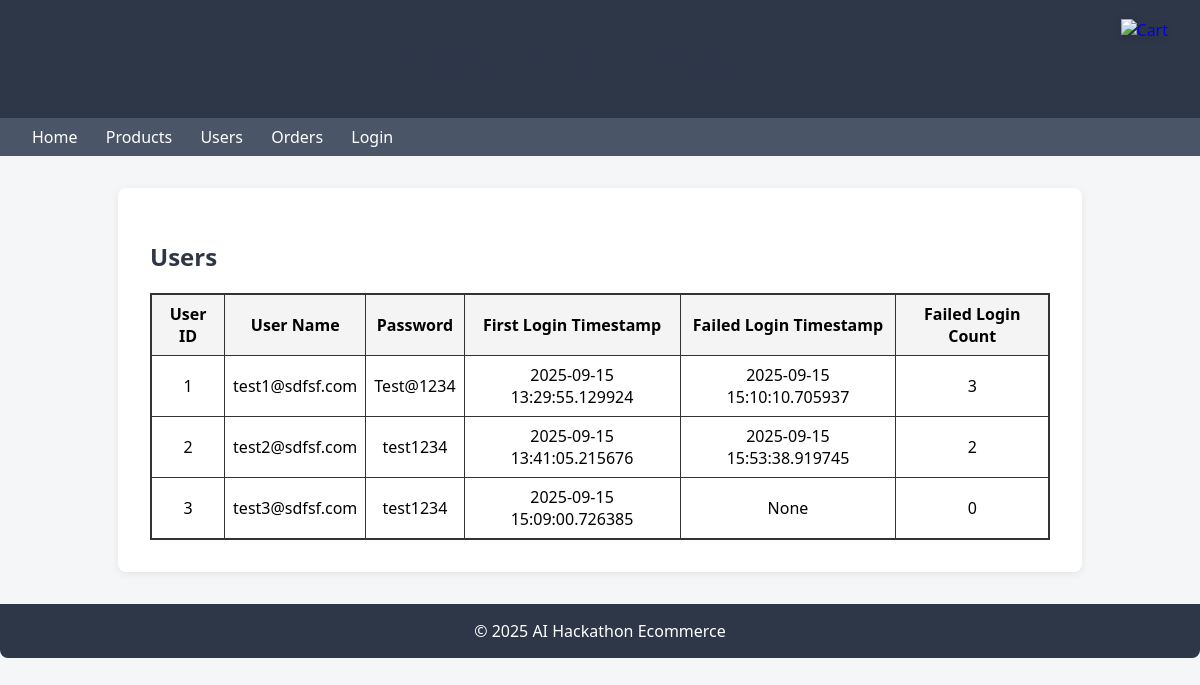
/users, run on an earlier commit of the app's database.
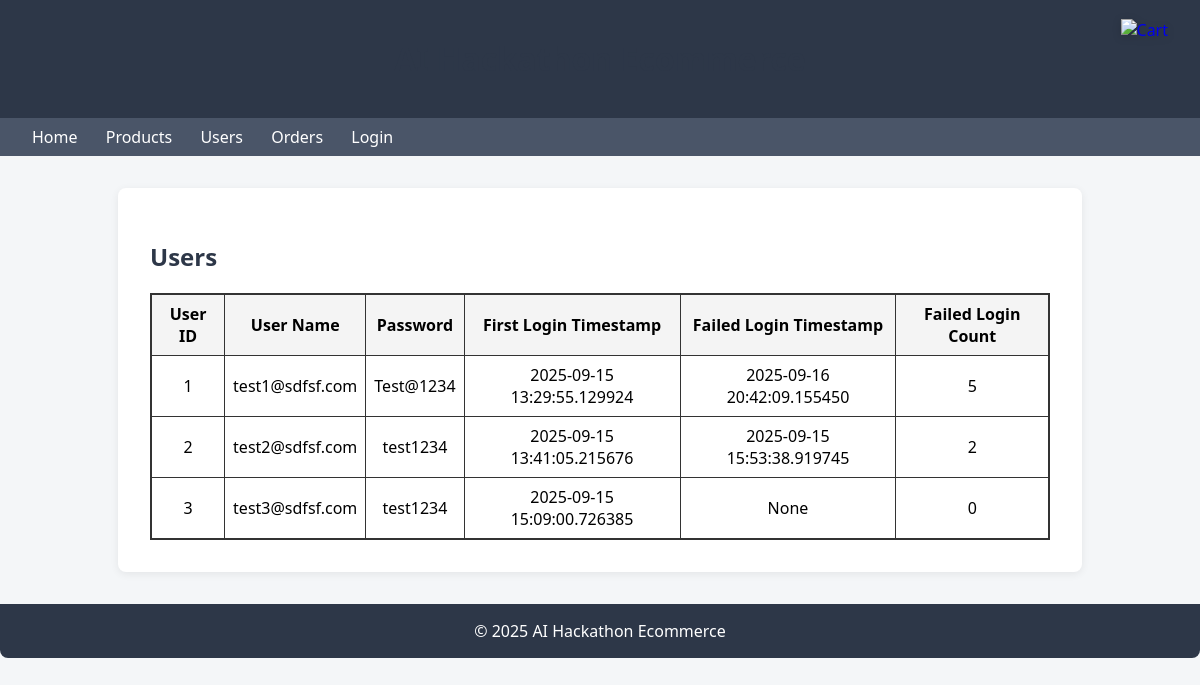
And on a later commit of the database.
### ai-hackathon-app/app.py (models this page shows)
class USER_INFO(db.Model):
    user_id = db.Column(db.Integer, primary_key=True, autoincrement=True)
    user_name = db.Column(db.String(100), unique=True, nullable=False)
    password = db.Column(db.String(12), nullable=False)
    first_login_ts = db.Column(db.DateTime)
    failed_login_ts = db.Column(db.DateTime)
    failed_login_count = db.Column(db.Integer, default=0)

### ai-hackathon-app/app.py (the view)
@app.route('/users')
def users_page():
    users = USER_INFO.query.all()
    return render_template('users.html', users=users)

### ai-hackathon-app/templates/users.html
{% extends 'base.html' %}
{% block content %}
<h2>Users</h2>
<table style="width:100%; border-collapse: collapse; border: 2px solid #333;">
    <thead>
        <tr style="background: #f4f4f4;">
            <th style="border: 1px solid #333; padding: 8px; text-align: center;">User ID</th>
            <th style="border: 1px solid #333; padding: 8px; text-align: center;">User Name</th>
            <th style="border: 1px solid #333; padding: 8px; text-align: center;">Password</th>
            <th style="border: 1px solid #333; padding: 8px; text-align: center;">First Login Timestamp</th>
            <th style="border: 1px solid #333; padding: 8px; text-align: center;">Failed Login Timestamp</th>
            <th style="border: 1px solid #333; padding: 8px; text-align: center;">Failed Login Count</th>
        </tr>
    </thead>
    <tbody>
    {% for user in users %}
        <tr>
            <td style="border: 1px solid #333; padding: 8px; text-align: center;">{{ user.user_id }}</td>
            <td style="border: 1px solid #333; padding: 8px; text-align: center;">{{ user.user_name }}</td>
            <td style="border: 1px solid #333; padding: 8px; text-align: center;">{{ user.password }}</td>
            <td style="border: 1px solid #333; padding: 8px; text-align: center;">{{ user.first_login_ts }}</td>
            <td style="border: 1px solid #333; padding: 8px; text-align: center;">{{ user.failed_login_ts }}</td>
            <td style="border: 1px solid #333; padding: 8px; text-align: center;">{{ user.failed_login_count }}</td>
        </tr>
    {% endfor %}
    </tbody>
</table>
{% endblock %}

### ai-hackathon-app/templates/base.html (shortened to what this page needs)
<!DOCTYPE html>
<html lang="en">
<head>
    <link rel="stylesheet" href="{{ url_for('static', filename='style.css') }}">
</head>
<body>
    <header style="position: relative;">
        <h1>AI Hackathon Ecommerce</h1>
        <a href="/cart" style="position: absolute; top: 1.2rem; right: 2rem; text-decoration: none;">
            <span style="position: relative; display: inline-block;">
                <img src="https://cdn-icons-png.flaticon.com/512/1170/1170678.png" alt="Cart" style="width:32px;height:32px;filter:drop-shadow(0 2px 4px rgba(0,0,0,0.15));">
            </span>
        </a>
    </header>
    <nav>
        <a href="/">Home</a>
        <a href="/products">Products</a>
        <a href="/users">Users</a>
        <a href="/orders">Orders</a>
        <a href="/login">Login</a>
    </nav>
    <div class="container">
        {% block content %}{% endblock %}
    </div>
    <footer>
        &copy; 2025 AI Hackathon Ecommerce
    </footer>
</body>
</html>

### ai-hackathon-app/static/style.css (style rules this page uses)
body { font-family: 'Segoe UI', Arial, sans-serif; background: #f4f6f8; margin: 0; }
header { background: #2d3748; color: #fff; padding: 1rem 2rem; text-align: center; }
nav { background: #4a5568; padding: 0.5rem 2rem; }
nav a { color: #fff; margin-right: 1.5rem; text-decoration: none; font-weight: 500; }
.container { max-width: 900px; margin: 2rem auto; background: #fff; border-radius: 8px; box-shadow: 0 2px 8px rgba(0,0,0,0.07); padding: 2rem; }
h1, h2 { color: #2d3748; }
footer { background: #2d3748; color: #fff; text-align: center; padding: 1rem; margin-top: 2rem; border-radius: 0 0 8px 8px; }

What changed in the data, as far as the page shows it:
changed USER_INFO "test1@sdfsf.com": failed_login_ts "2025-09-15 15:10:10.705937" → "2025-09-16 20:42:09.155450"; failed_login_count "3" → "5"
